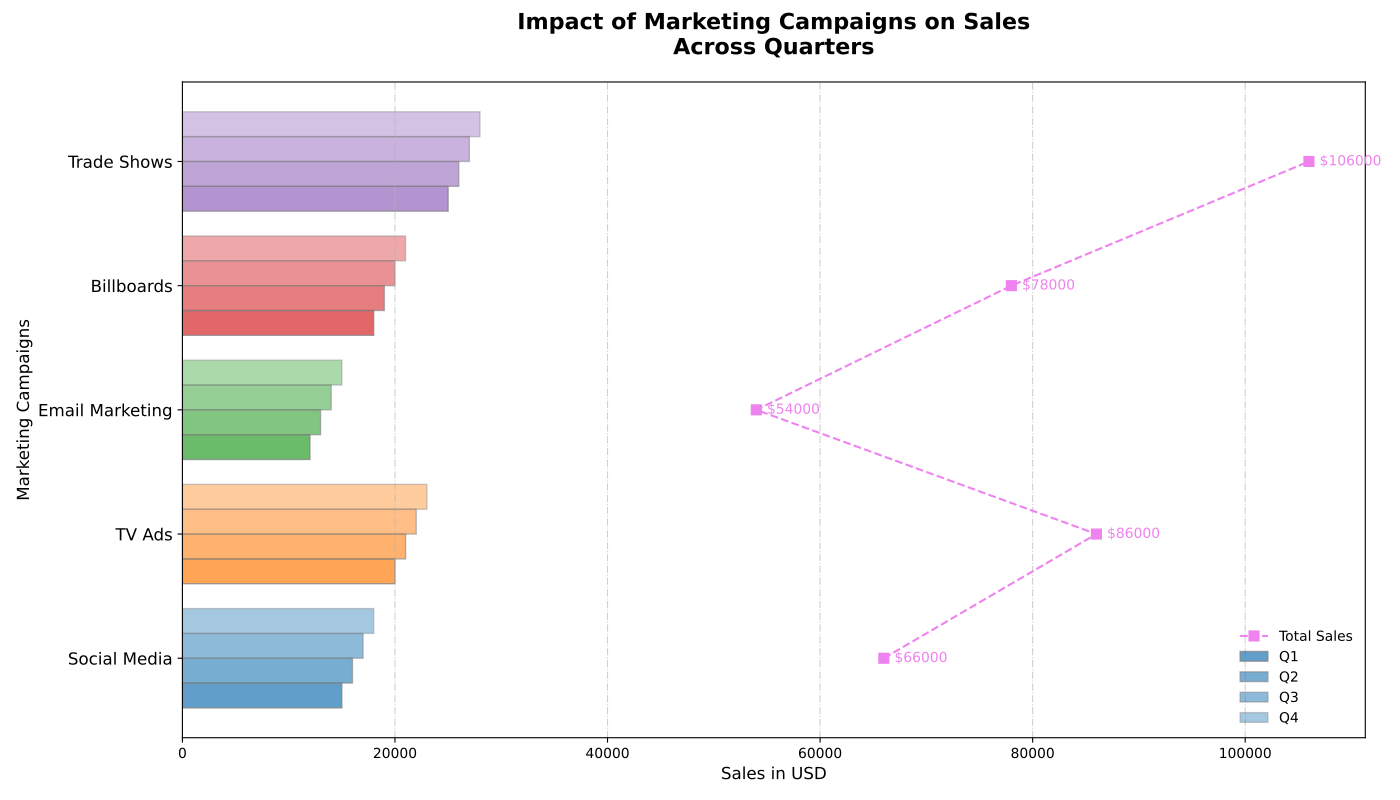

Python code for this plot:
import matplotlib.pyplot as plt
import numpy as np

# Define marketing campaigns and their impacts
campaigns = ['Social Media', 'TV Ads', 'Email Marketing', 'Billboards', 'Trade Shows']
Q1_sales = np.array([15000, 20000, 12000, 18000, 25000])
Q2_sales = np.array([16000, 21000, 13000, 19000, 26000])
Q3_sales = np.array([17000, 22000, 14000, 20000, 27000])
Q4_sales = np.array([18000, 23000, 15000, 21000, 28000])

# Calculate total sales
total_sales = Q1_sales + Q2_sales + Q3_sales + Q4_sales

# Colors for each campaign
colors_campaigns = ['#1f77b4', '#ff7f0e', '#2ca02c', '#d62728', '#9467bd']

# Create the figure and axis
fig, ax = plt.subplots(figsize=(14, 8))

# Bar width and positions
bar_width = 0.2
positions = np.arange(len(campaigns))

# Plot the bar chart for each quarter
ax.barh(positions - 1.5*bar_width, Q1_sales, height=bar_width, color=colors_campaigns, edgecolor='grey', label='Q1', alpha=0.7)
ax.barh(positions - 0.5*bar_width, Q2_sales, height=bar_width, color=colors_campaigns, edgecolor='grey', label='Q2', alpha=0.6)
ax.barh(positions + 0.5*bar_width, Q3_sales, height=bar_width, color=colors_campaigns, edgecolor='grey', label='Q3', alpha=0.5)
ax.barh(positions + 1.5*bar_width, Q4_sales, height=bar_width, color=colors_campaigns, edgecolor='grey', label='Q4', alpha=0.4)

# Overlay line plot for total sales
ax.plot(total_sales, positions, color='violet', marker='s', linestyle='--', linewidth=1.5, markersize=7, label='Total Sales')

# Annotate each point on the line plot
for i, total_val in enumerate(total_sales):
    ax.text(total_val + 1000, i, f'${int(total_val)}', ha='left', va='center', fontsize=10, color='violet')

# Titles and labels
ax.set_title("Impact of Marketing Campaigns on Sales\nAcross Quarters", fontsize=16, fontweight='bold', pad=20)
ax.set_xlabel("Sales in USD", fontsize=12)
ax.set_ylabel("Marketing Campaigns", fontsize=12)

# Set y-ticks and labels
ax.set_yticks(positions)
ax.set_yticklabels(campaigns, fontsize=12)

# Add a different grid style
ax.xaxis.grid(True, linestyle='-.', alpha=0.6)

# Update legend position and style
ax.legend(frameon=False, loc='best')

# Adjust the layout
plt.tight_layout()

# Show the plot
plt.show()
